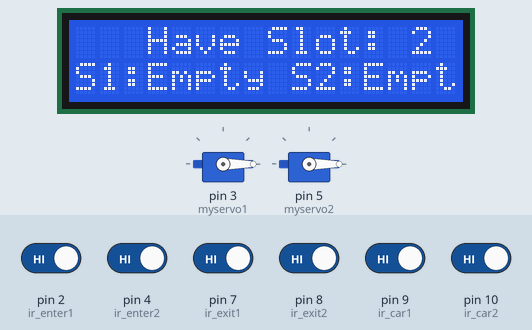
This sketch was run on a simulated Arduino Uno, built with avr-gcc and run on an emulated ATmega328P. On the bench: 2 × servo, 16×2 character LCD. The inputs (shaded band) are chosen by the test bench; at power-on: pin 2 (ir_enter1), pin 4 (ir_enter2), pin 7 (ir_exit1), pin 8 (ir_exit2), pin 9 (ir_car1), pin 10 (ir_car2) HIGH.

Above: at 3.2 s.
3.3 s: pin 9 (ir_car1) driven LOW
At 4.4 s:
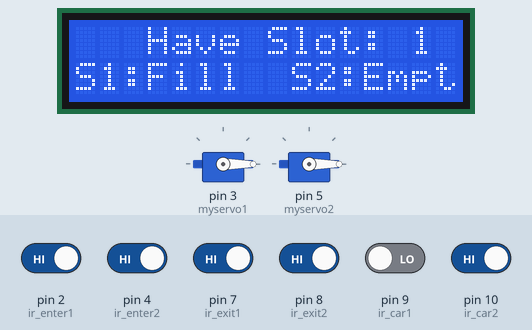
4.8 s: pin 10 (ir_car2) driven LOW
At 5.2 s:
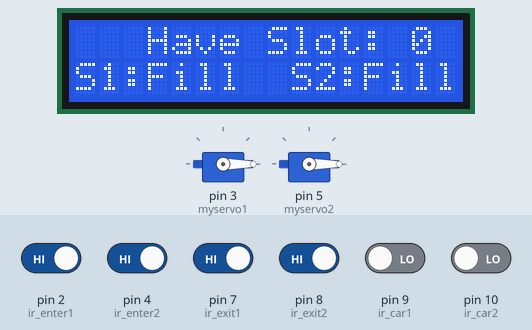
6.3 s: pin 9 (ir_car1) driven HIGH
At 7.2 s:
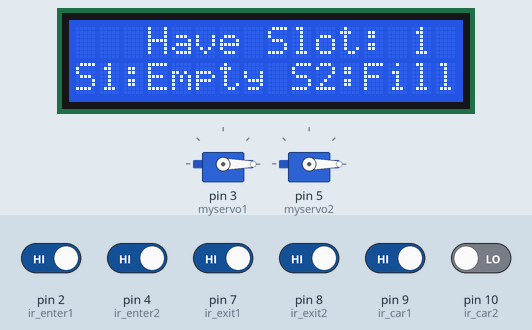
7.8 s: pin 2 (ir_enter1) driven LOW
At 9.0 s:
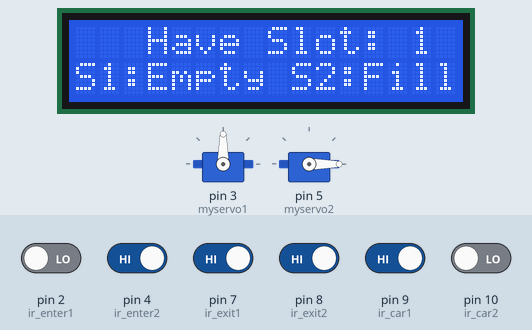
9.3 s: pin 7 (ir_exit1) driven LOW
At 10.1 s:
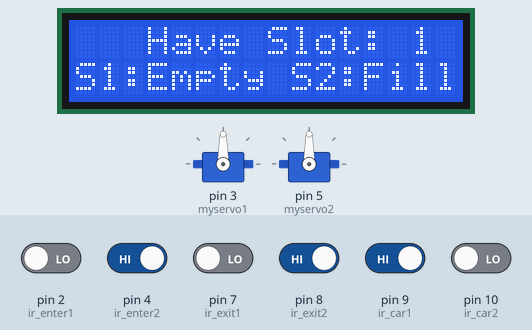
10.8 s: pin 10 (ir_car2) driven HIGH
At 12.3 s:
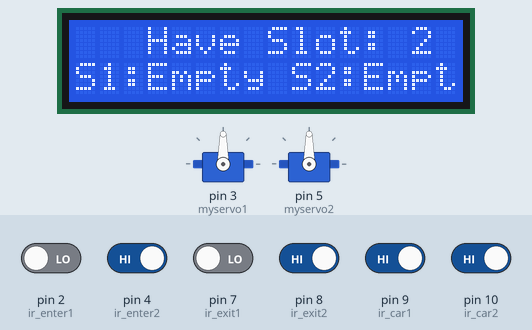
Timing chart, 0 to 13.3 s (numbered marks = the images above; inputs shaded):
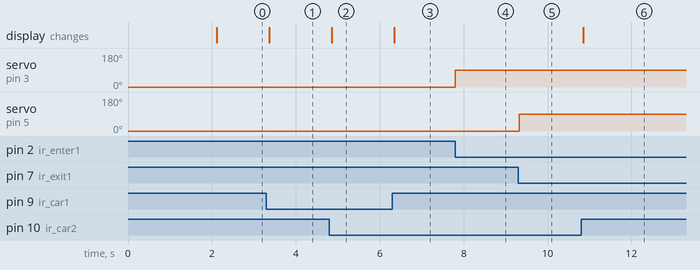

The sketch:

Mini_Project_ard.ino
```cpp
#include <Servo.h> //includes the servo library
#include <Wire.h>
#include <LiquidCrystal_I2C.h>
LiquidCrystal_I2C lcd(0x27,16,2);

Servo myservo1;
Servo myservo2;

#define ir_enter1 2
#define ir_enter2 4

#define ir_exit1 7
#define ir_exit2 8

#define ir_car1 9
#define ir_car2 10


int S1=0, S2=0;
int slot = 2;

void setup(){
Serial.begin(9600);

pinMode(ir_enter1,INPUT);
pinMode(ir_enter2,INPUT);

pinMode(ir_exit1,INPUT);
pinMode(ir_exit2,INPUT);

pinMode(ir_car1, INPUT);
pinMode(ir_car2, INPUT);


myservo1.attach(3);
myservo2.attach(5);
myservo1.write(0);
myservo2.write(0);

lcd.init();
lcd.clear();
lcd.backlight();
//lcd.begin(20, 4);
lcd.setCursor (2,0);
lcd.print("Car  parking");
lcd.setCursor (5,1);
lcd.print("System");
delay (2000);
lcd.clear();

Read_Sensor();

}

void loop(){
/////////////////SLOTS////////////////////////////////////////////////
  Read_Sensor();
slot =2;
int total = S1+S2;
slot = slot-total;

lcd.setCursor (0,0);
lcd.print("   Have Slot: ");
lcd.print(slot);
//!!!!!!!!!!!!!!!!!slot1!!!!!!!!!!!!!!!!!!!!!!!!!!
lcd.setCursor (0,1);
if(S1==1)
{
  slot=slot-1;
  lcd.print("S1:Fill ");
}
else
{
  slot=slot+1;
  lcd.print("S1:Empty");
}
//!!!!!!!!!!!!!!!!!!slot2!!!!!!!!!!!!!!!!!!!!!!!!!!
lcd.setCursor (9,1);
if(S2==1)
{
  slot=slot-1;
  lcd.print("S2:Fill ");
}
else
{
  slot=slot+1;
  lcd.print("S2:Empty");
}


//////////////////////gate///////////////////////


//////////////////////ENTRY/////////////////////////////////
  int IRenter1=digitalRead(ir_enter1);
  if(IRenter1 == 0)
  {
    myservo1.write(90);
  }
  int IRenter2=digitalRead(ir_enter2);
  if(IRenter2 == 0 && IRenter1 !=0)
  {
    myservo1.write(0);
  }


////////////////////////////EXIT//////////////////////////////////

  int IRexit1=digitalRead(ir_exit1);
  if(IRexit1 == 0)
  {
    myservo2.write(90);
  }
  int IRexit2=digitalRead(ir_exit2);
  if(IRexit2 == 0 && IRexit1 !=0)
  {
    myservo2.write(0);
  }
}

void Read_Sensor(){
S1=0, S2=0;

if(digitalRead(ir_car1) == 0){S1=1;}
if(digitalRead(ir_car2) == 0){S2=1;}
}
```

Measured:
- after the input at 3.3 s, the display: changes after 0.06 s (image 1)
- after the input at 4.8 s, the display: changes after 0.05 s (image 2)
- after the input at 6.3 s, the display: changes at once (image 3)
- after the input at 7.8 s, servo on pin 3 (myservo1): 0° → 90° at once
- after the input at 9.3 s, servo on pin 5 (myservo2): 0° → 90° at once
- after the input at 10.8 s, the display: changes after 0.05 s (image 6)
